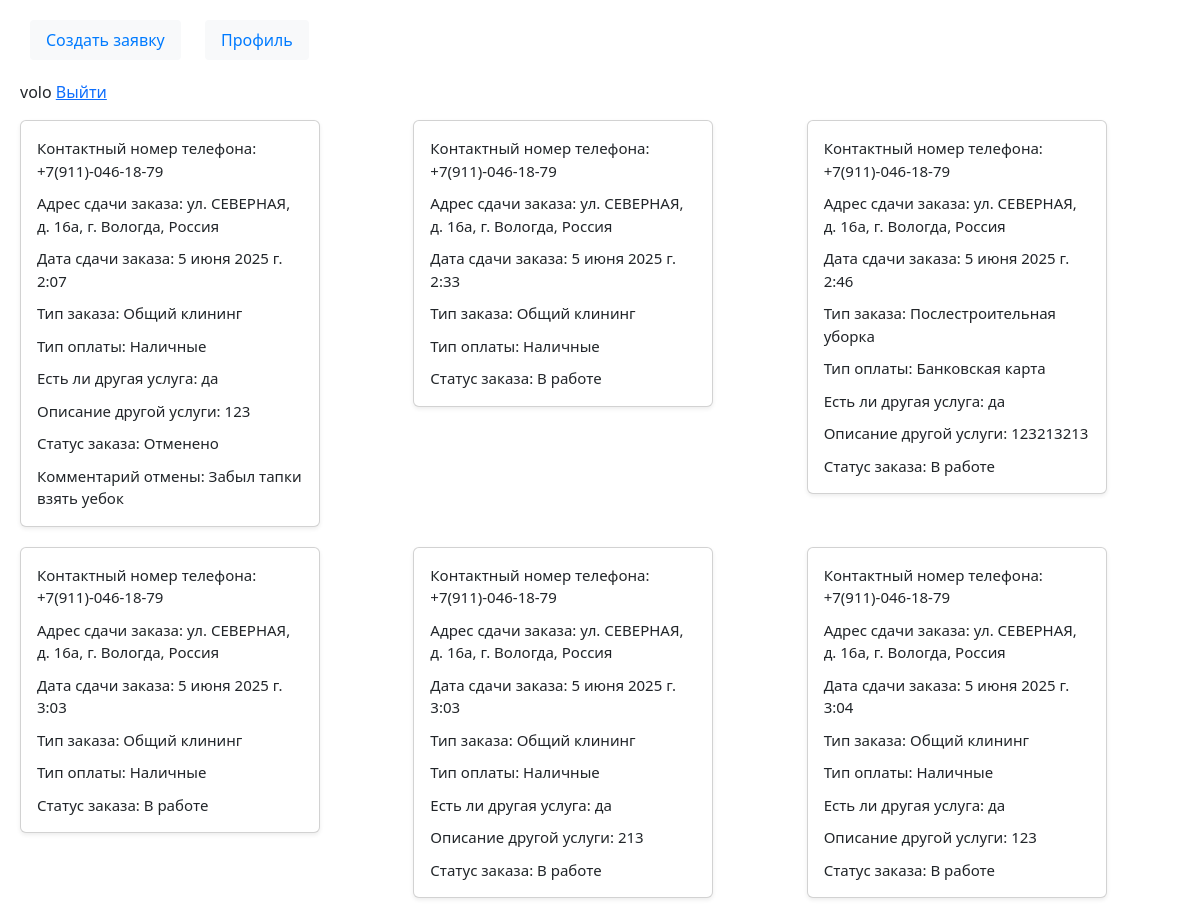
The app's page /profile (signed in) with its own data.
### dem/models.py (models this page shows, shortened)
class CustomUser(AbstractUser):
    full_name = models.CharField(max_length=255)
    username = models.CharField(max_length=255, unique=True)
    email = models.EmailField(max_length=255, unique=True)
    phone = models.CharField(max_length=255, unique=True)
    password = models.CharField(max_length=255)
    REQUIRED_FIELDS = ['full_name', 'email', 'phone', 'password']

class Order(models.Model):
    ORDER_TYPE = (
        ('common', 'Общий клининг'),
        ('general', 'Генеральная уборка'),
        ('pastbuild', 'Послестроительная уборка'),
        ('chemical', 'Химчистка ковров'),
        ('furniture', 'Мебель'),
    )
    PAYMENT_TYPE = (
        ('cash', 'Наличные'),
        ('card', 'Банковская карта'),
    )
    STATUS_TYPE = (
        ('process', 'В работе'),
        ('confirm', 'Выполнено'),
        ('reject', 'Отменено'),
    )
    customer = models.ForeignKey(CustomUser, on_delete=models.CASCADE)
    phone_number = models.CharField(max_length=255)
    address = models.CharField(max_length=255)
    datetime = models.DateTimeField(auto_now_add=True)
    order_type = models.CharField(max_length=255, choices=ORDER_TYPE)
    other = models.CharField(max_length=20, blank=True, null=True)
    comment_others = models.TextField(blank=True, null=True, default='Нет')
    payment_type = models.CharField(max_length=255, choices=PAYMENT_TYPE)
    status = models.CharField(max_length=255, choices=STATUS_TYPE, default='process')
    comment_by_admin = models.TextField(blank=True, null=True, default='Нет')

### dem/views.py (the view)
# urls.py: path('profile', profile, name='profile'),
@login_required(login_url='/login')
def profile(request):
    orders = Order.objects.filter(customer=request.user)
    return render(request, 'users/profile.html', {'orders': orders})

### dem/templates/users/profile.html
{% extends 'base.html' %}
{% block content  %}
    <div class="profile">
    {% for order in orders %}
    <div class="col">
        <div class="card shadow-sm">
             <div class="card-body">
                 <p class="card-text">Контактный номер телефона: {{ order.phone_number }}</p>
                 <p class="card-text">Адрес сдачи заказа: {{ order.address }}</p>
                 <p class="card-text">Дата сдачи заказа: {{ order.datetime }}</p>
                 <p class="card-text">Тип заказа: {{ order.get_order_type_display }}</p>
                 <p class="card-text">Тип оплаты: {{ order.get_payment_type_display }}</p>
                 {% if order.other == 'on' %}
                 <p class="card-text">Есть ли другая услуга: да</p>
                 <p class="card-text">Описание другой услуги: {{ order.comment_others }}</p>
                 {% endif %}
                 <p class="card-text">Статус заказа: {{ order.get_status_display }}</p>
                 {% if order.status == 'reject' %}
                 <p class="card-text">Комментарий отмены: {{ order.comment_by_admin }}</p>
                 {% endif %}
             </div>
        </div>
    </div>
    {% endfor %}
    </div>
{% endblock %}

### dem/templates/base.html (shortened to what this page needs)
{% load static %}
<!DOCTYPE html>
<html lang="en">
<head>
    <link rel="stylesheet" href="{% static 'css/style.css' %}">
    <link href="https://cdn.jsdelivr.net/npm/bootstrap@5.3.6/dist/css/bootstrap.min.css" rel="stylesheet">
</head>
<body>
    {% if user.is_authenticated %}
        <a href="{% url 'order' %}">Создать заявку</a>
        <a href="{% url 'profile' %}">Профиль</a>
        <p>{{ user.username }} <a href="{% url 'logout' %}">Выйти</a> </p>
    {% else %}
        <p>Пользователь не авторизован</p>
    {% endif %}
    {% block content  %}
    {% endblock %}
</body>
</html>

### dem/static/css/style.css (style rules this page uses)
body { font-family: 'Segoe UI', Tahoma, Geneva, Verdana, sans-serif; background-color: #f8f9fa; color: #333; line-height: 1.6; padding: 20px; }
a { color: #007bff; text-decoration: none; transition: color 0.3s; }
body > a { display: inline-block; margin: 0 10px 20px; padding: 8px 16px; background-color: #f8f9fa; border-radius: 4px; color: #007bff; text-decoration: none; }
.profile { display: flex; flex-wrap: wrap; gap: 20px; justify-content: center; }
.card { border: none; border-radius: 10px; box-shadow: 0 4px 6px rgba(0, 0, 0, 0.1); transition: transform 0.3s; width: 300px; }
.card-body { padding: 20px; }
.card-text { margin-bottom: 10px; font-size: 15px; }

### records on screen
CustomUser: username "volo"
Order: phone_number "+7(911)-046-18-79", address "ул. СЕВЕРНАЯ, д. 16а, г. Вологда, Россия", datetime "5 июня 2025 г. 2:07", order_type "Общий клининг", payment_type "Наличные", comment_others "123", status "Отменено", comment_by_admin "Забыл тапки взять уебок"
Order: phone_number "+7(911)-046-18-79", address "ул. СЕВЕРНАЯ, д. 16а, г. Вологда, Россия", datetime "5 июня 2025 г. 2:33", order_type "Общий клининг", payment_type "Наличные", status "В работе"
Order: phone_number "+7(911)-046-18-79", address "ул. СЕВЕРНАЯ, д. 16а, г. Вологда, Россия", datetime "5 июня 2025 г. 2:46", order_type "Послестроительная уборка", payment_type "Банковская карта", comment_others "123213213", status "В работе"
Order: phone_number "+7(911)-046-18-79", address "ул. СЕВЕРНАЯ, д. 16а, г. Вологда, Россия", datetime "5 июня 2025 г. 3:03", order_type "Общий клининг", payment_type "Наличные", status "В работе"
Order: phone_number "+7(911)-046-18-79", address "ул. СЕВЕРНАЯ, д. 16а, г. Вологда, Россия", datetime "5 июня 2025 г. 3:03", order_type "Общий клининг", payment_type "Наличные", comment_others "213", status "В работе"
Order: phone_number "+7(911)-046-18-79", address "ул. СЕВЕРНАЯ, д. 16а, г. Вологда, Россия", datetime "5 июня 2025 г. 3:04", order_type "Общий клининг", payment_type "Наличные", comment_others "123", status "В работе"
